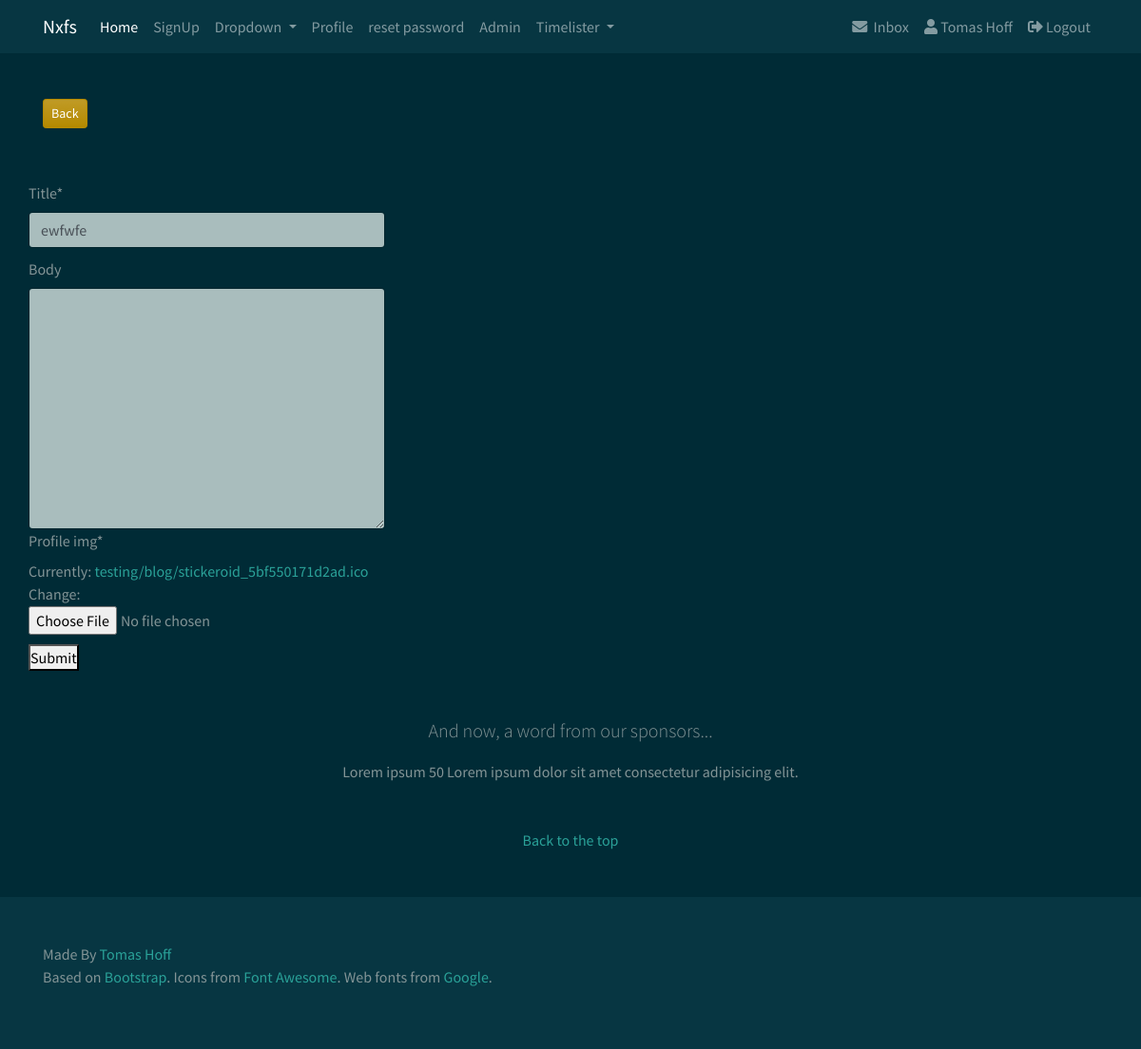
/testing/edittestblog/1/ (signed in), run on the app's committed database.
### users/models.py (models this page shows, shortened)
class CustomUser(AbstractUser):
    objects = CustomUserManager()
    city = models.CharField(max_length=50, blank=True)
    country = models.CharField(max_length=50, blank=True)
    website = models.URLField(blank=True)
    phone = models.IntegerField(default=0)
    profile_picture = models.ImageField(
        upload_to='profile_image', default='default/profile.png')

### testing/models.py (models this page shows, shortened)
class TestBlog(models.Model):
    title = models.CharField(max_length=30)
    body = models.TextField(blank=True)
    profile_img = models.ImageField(upload_to='testing/blog')
    class Meta:
        verbose_name = 'TestBlog'
        verbose_name_plural = 'TestBlogs'

### testing/views.py (the view, shortened to what this page needs)
# urls.py: path('edittestblog/<blog_id>/', views.edittestblog, name="edittestblog"),
def edittestblog(request, blog_id):
    blog = get_object_or_404(models.TestBlog, pk=blog_id)
    editform = TestBlogForm(instance=blog)
    context = {
        'editform': editform
    }
    return render(request, 'edittestblog.html', context)

### testing/forms.py
class TestBlogForm(forms.ModelForm):
    class Meta:
        model = TestBlog
        fields = ('title', 'body', 'profile_img')

### srv/context_processors.py (called while the page is built)
def custom_context(request):
    navbarloginform = LoginForm(request.POST or None)
    return {
        'navbarloginform': navbarloginform
    }

### testing/templates/edittestblog.html (shortened to what this page needs)
{% extends 'base.html' %}
{% load crispy_forms_tags %}
{% block content %}
<form method="POST" enctype="multipart/form-data" action=".">
    {{ editform|crispy }}
    <button type=" submit">Submit</button>
</form>
{% endblock content %}

### templates/func/name.html
{% if user.first_name == '' %}
{{ user.username|title }}
{% else %}
{{ user.first_name|title }} {{ user.last_name|title }}
{% endif %}

### static_in_env/css/custom.css (style rules this page uses)
* { margin: 0; padding: 0; }
.form-group { margin-bottom: 0px !important; }
.form-group input { margin-bottom: 10px !important; }
.form-group input[type="file"] { margin-top: 1px !important; }
.form-group label { font-size: 16px; padding: 0px; }

### data on the page
CustomUser: first_name "Tomas", last_name "Hoff"
TestBlog: title "ewfwfe"
